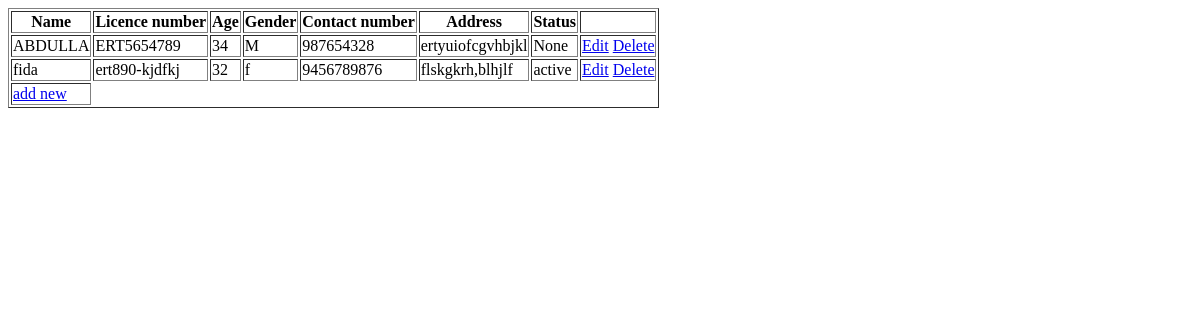
Before: /ViewBusDriver with the older database file.
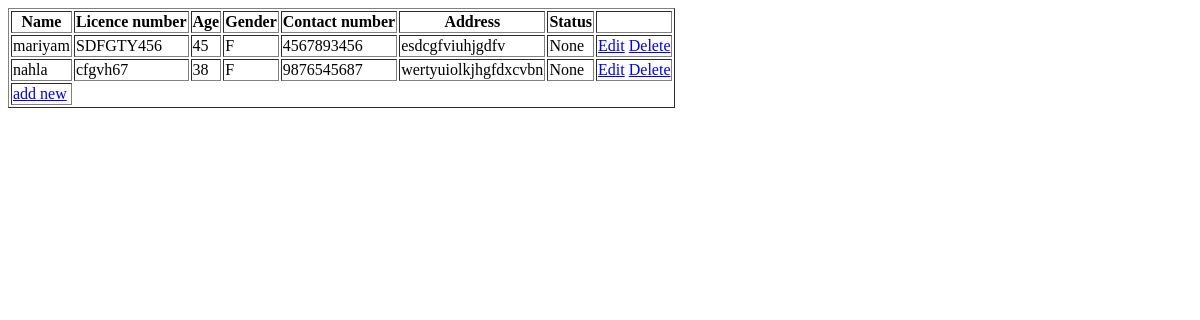
After: the same page with the newer database file.
### BuzbeeApp/models.py (models this page shows)
class DriverTable(models.Model):
    Driver_Name = models.CharField(max_length=30, blank=True, null=True)
    Address = models.CharField(max_length=30, blank=True, null=True)
    Licence_NO = models.CharField(max_length=16,blank=True,null=True)
    Age = models.IntegerField(blank=True,null=True)
    Contact_NO = models.BigIntegerField(blank=True,null=True)
    Gender = models.CharField(max_length=2,blank=True,null=True)
    Status = models.CharField(max_length=8,blank=True,null=True)
    Latitude =models.FloatField(blank=True,null=True)
    Longitude =models.FloatField(blank=True,null=True)
    LOGIN = models.ForeignKey(LoginTable, on_delete=models.CASCADE, null=True,blank=True)
    OWNER = models.ForeignKey(OwnerTable, on_delete=models.CASCADE,blank=True,null=True)

### BuzbeeApp/views.py (the view)
# urls.py: path('ViewBusDriver',ViewBusDriver.as_view(),name="ViewBusDriver"),
class ViewBusDriver(View):
    def get(self,request):
        obj=DriverTable.objects.all()
        return render(request,"owner/viewbusdriver.html",{'val':obj})

### templates/owner/viewbusdriver.html (shortened to what this page needs)
<!DOCTYPE html>
<html lang="en">
<head>
</head>
<body>
    <table border="1">
        <tr>
            <th>Name</th>
            <th>Licence number</th>
            <th>Age</th>
            <th>Gender</th>
            <th>Contact number</th>
            <th>Address</th>
            <th>Status</th>
            <th></th>
        </tr>
        <tr>
            {% for i in val %}
            <td>{{i.Driver_Name}} </td>
            <td> {{i.Licence_NO}}</td>
            <td> {{i.Age}}</td>
            <td>{{i.Gender}} </td>
            <td> {{i.Contact_NO}}</td>
            <td>{{i.Address}} </td>
            <td>{{i.Status}} </td>
            <td>
                <a href="/EditBusDriver/{{ i.id }}">Edit</a>
                <a href="/DeleteBusDriver/{{ i.LOGIN.id }}">Delete</a>
            </td>
        </tr>
        {% endfor %}
        <tr>
            <td>
                <a href="/DriverRegister">add new</a>
            </td>
        </tr>
    </table>
</body>
</html>

Changed rows visible on the page:
removed DriverTable: Driver_Name "ABDULLA", Licence_NO "ERT5654789", Age "34", Gender "M", Contact_NO "987654328", Address "ertyuiofcgvhbjkl", Status "None"
removed DriverTable: Driver_Name "fida", Licence_NO "ert890-kjdfkj", Age "32", Gender "f", Contact_NO "9456789876", Address "flskgkrh,blhjlf", Status "active"
added DriverTable: Driver_Name "mariyam", Licence_NO "SDFGTY456", Age "45", Gender "F", Contact_NO "4567893456", Address "esdcgfviuhjgdfv", Status "None"
added DriverTable: Driver_Name "nahla", Licence_NO "cfgvh67", Age "38", Gender "F", Contact_NO "9876545687", Address "wertyuiolkjhgfdxcvbn", Status "None"
